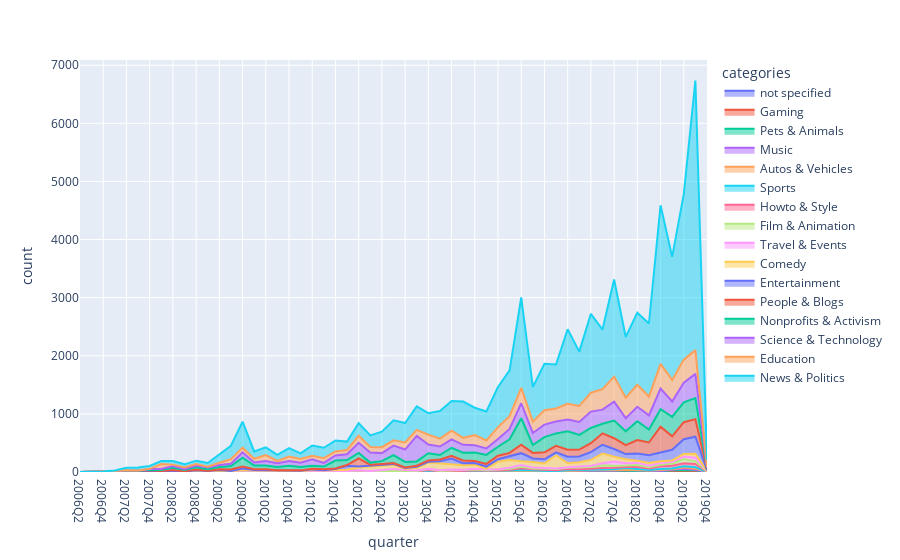
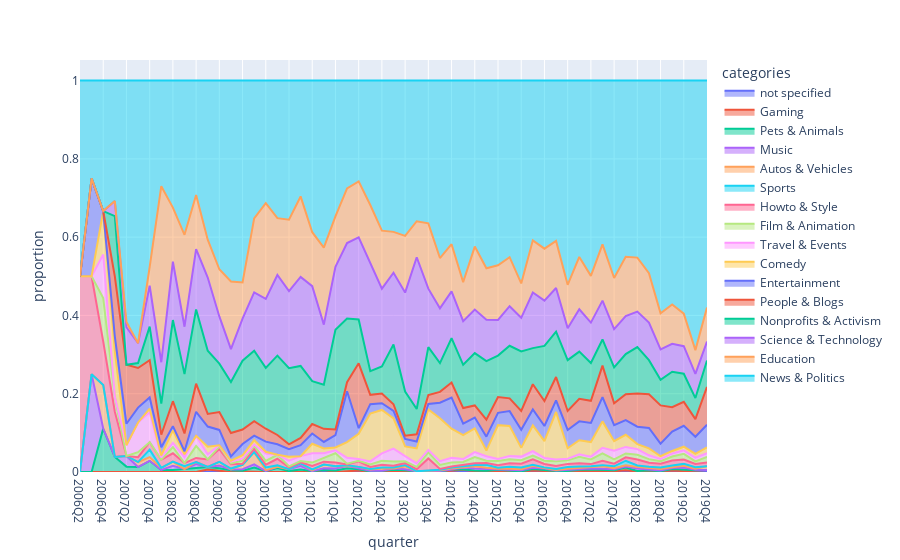

Here is the notebook cell these charts were saved with, in order:
### Code cell
climate_videos_df['quarter'] = pd.to_datetime(climate_videos_df['upload_date']).dt.to_period('Q')

evolution_category_counts_climate = (climate_videos_df[['categories', 'quarter', 'display_id']].groupby(
                                                                    ['categories', 'quarter']).aggregate(
                                                                    'count')).unstack(
                                                                    fill_value=0).stack().reset_index() #add 0 values when there is no video in a category for a given time


evolution_category_counts_climate = evolution_category_counts_climate.rename(columns={'display_id': 'count'})
evolution_category_counts_climate['quarter'] = evolution_category_counts_climate['quarter'].astype(str)

fig = px.area(evolution_category_counts_climate.reset_index(), x="quarter", y="count", color="categories", category_orders={"categories":categories.to_list()[::-1]})
fig.show()

total_counts = evolution_category_counts_climate.groupby('quarter')['count'].sum() #number of videos added per time unit
evolution_category_counts_climate['proportion'] = evolution_category_counts_climate.apply(lambda row: row['count']/total_counts[row['quarter']], axis=1)

fig = px.area(evolution_category_counts_climate.reset_index(), x="quarter", y="proportion", color="categories", category_orders={"categories":categories.to_list()[::-1]})
fig.show()
